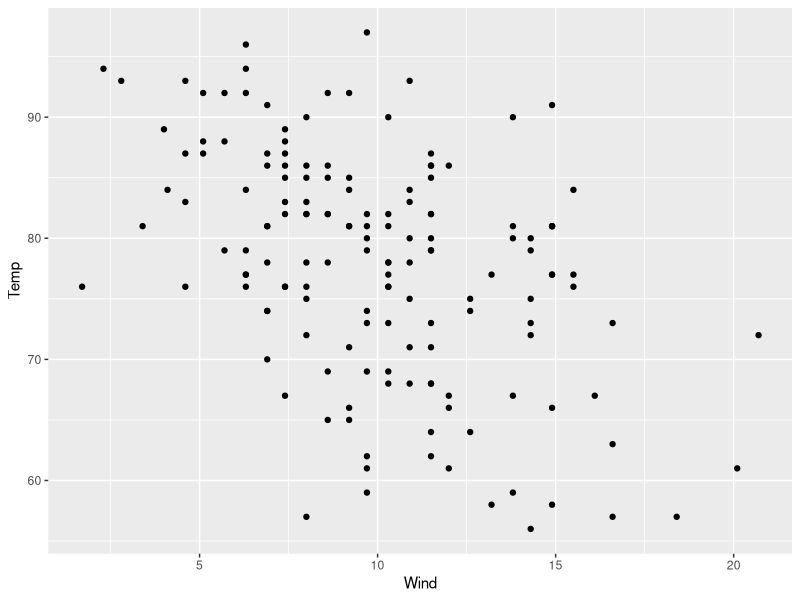
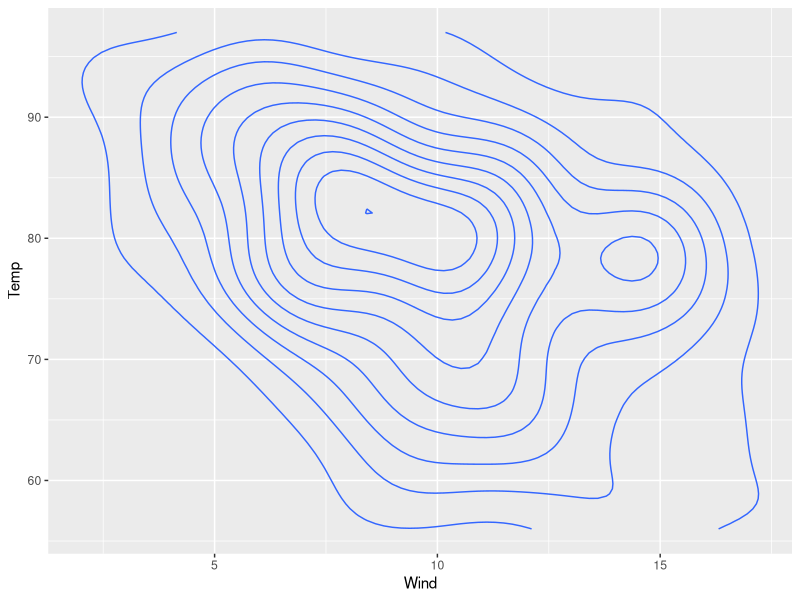
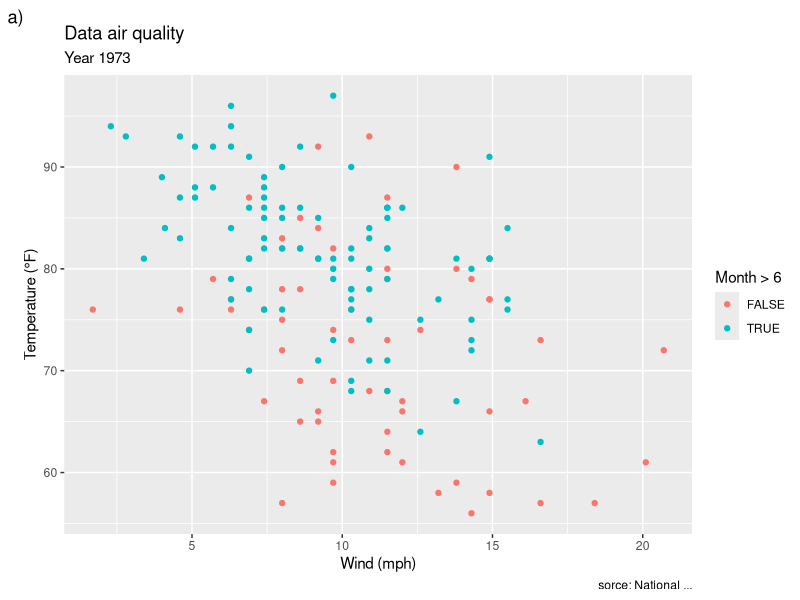
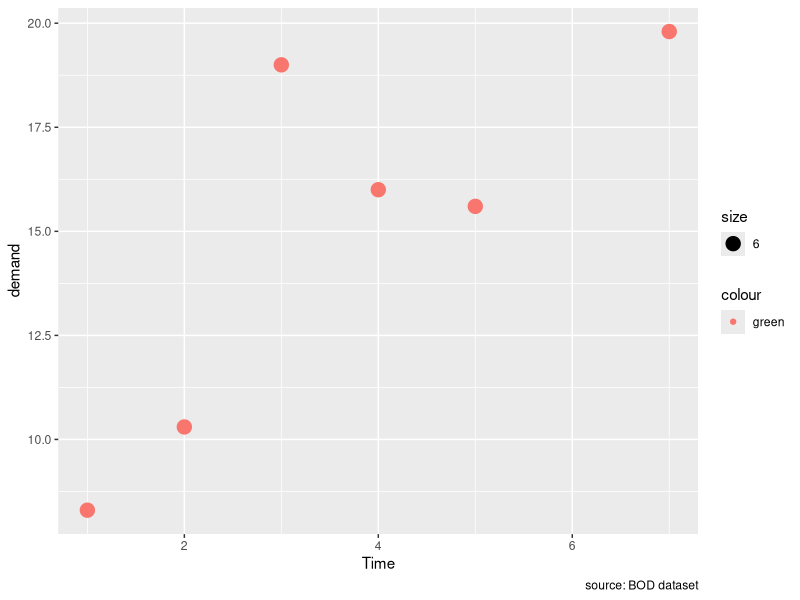
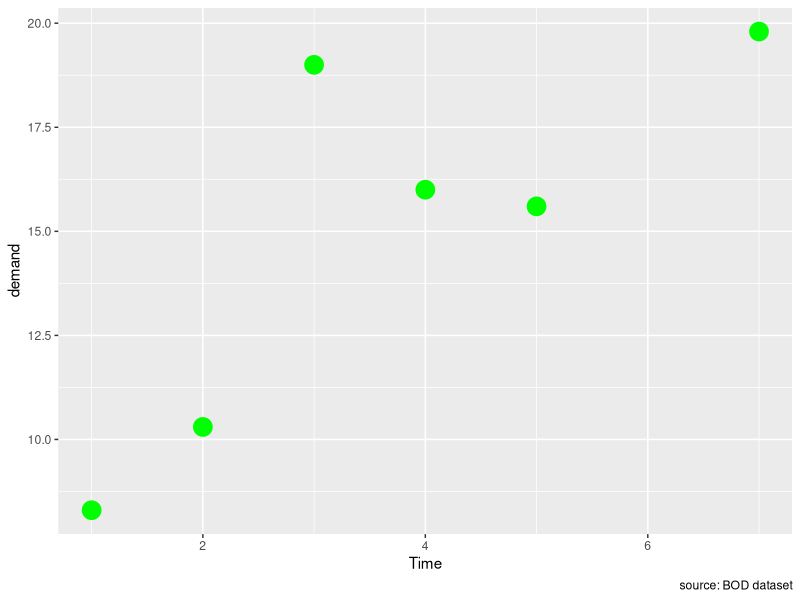
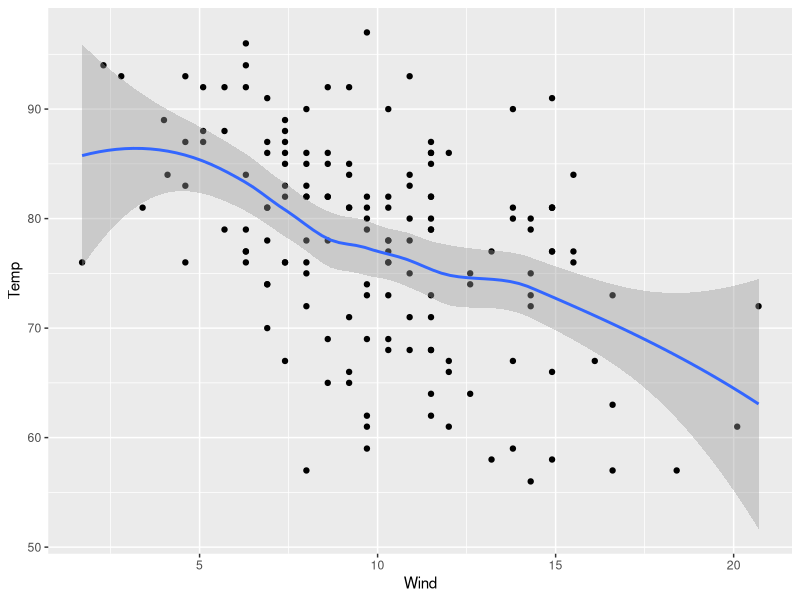
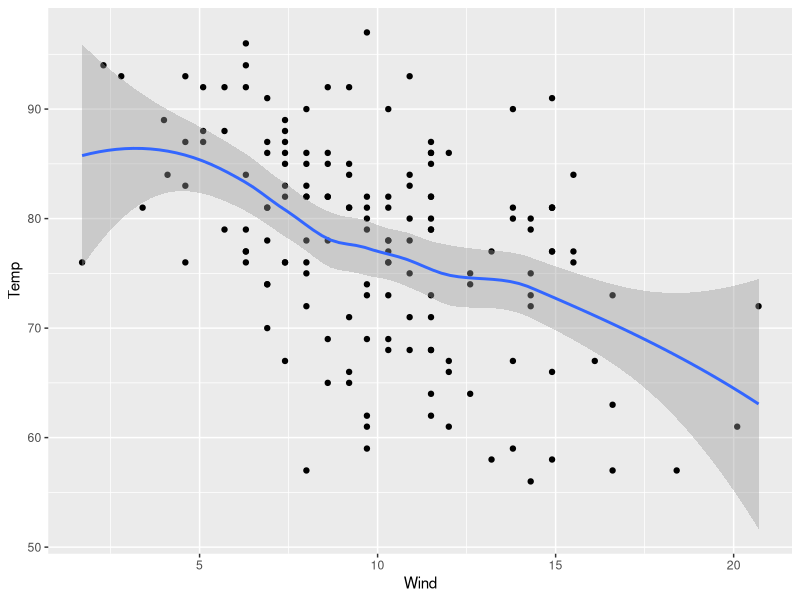
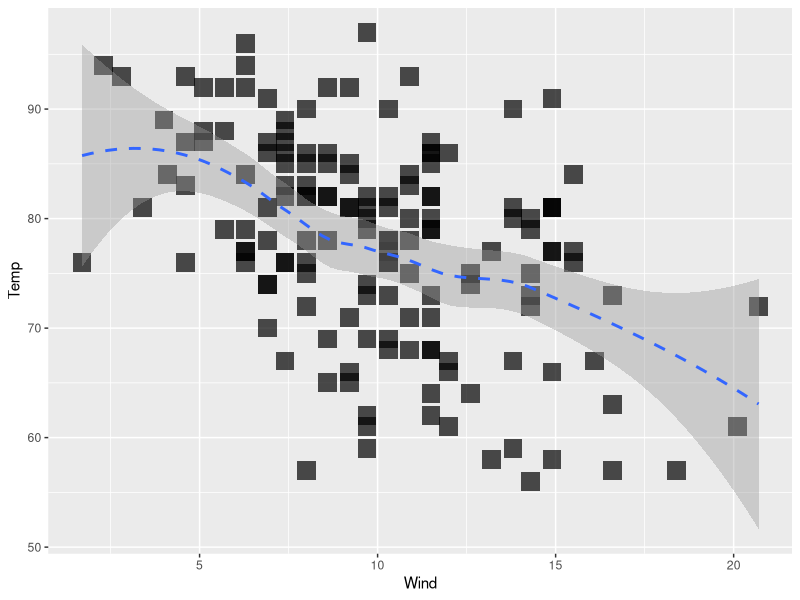

Write the R code that produced these figures, in order. (Note: this script raises an error after producing the figures.)
## ---- chunk 1
knitr::opts_chunk$set(echo = TRUE)
## ---- chunk 2
library(tidyverse)
data("airquality")
airq <- as_tibble(airquality)
## ---- chunk 3
ggplot(data = airq, # data
       mapping = aes(x=Wind, y=Temp))+ # aesthetic mappings
  geom_point() # layer
## ---- chunk 4
ggplot(data = airq,
       mapping = aes(x=Wind, y=Temp))+ # copy+paste
  geom_density2d() # different layer
## ---- chunk 5
ggplot(data = airq,
       mapping = aes(x=Wind, y=Temp))+
  geom_point(aes(color=Month>6))+
  labs(title = 'Data air quality', # add a new layer always with +
       subtitle = 'Year 1973',
       x='Wind (mph)', y='Temperature (°F)',
       tag='a)', caption = 'sorce: National ...')
## ---- chunk 6
BOD
ggplot(BOD,aes(x=Time,y=demand))+
  geom_point(aes(col='green',size=6))+ # inside aes()
  labs(caption = 'source: BOD dataset')
## ---- chunk 7
ggplot(BOD,aes(x=Time,y=demand))+
  geom_point(col='green',size=6)+ # outside aes()
  labs(caption = 'source: BOD dataset')
## ---- chunk 8
ggplot(data = airq,
       mapping = aes(x=Wind, y=Temp))+
  geom_point()+
  geom_smooth() # loess curve
## ---- chunk 9
ggplot(data = airq,
       mapping = aes(x=Wind, y=Temp))+
  geom_point()+
  geom_smooth() # loess curve
## ---- chunk 10
ggplot(data = airq,
       mapping = aes(x=Wind, y=Temp))+
  geom_point(size=6, shape='square', alpha=0.7)+
  geom_smooth(linetype='dashed') # loess curve
## ---- chunk 11
ggplot(data = airq,
       mapping = aes(x=Wind, y=Temp))+
  geom_smooth(linetype='dashed')+ # loess curve
  geom_point(size=6, shape='square', alpha=0.7)
## ---- chunk 12
ggplot(data = airq,
       mapping = aes(x=Wind, y=Temp))+
  geom_smooth(method='lm', col='white',
                linetype='dashed')+ # loess curve
  geom_point(size=6, shape='square', alpha=0.7)
## ---- chunk 13
ggplot(data=BOD,
       mapping = aes(x=Time,y=demand))+
  geom_col(fill=as.factor(BOD$Time))
## ---- chunk 14
ggplot(data=BOD,
       mapping = aes(x=Time,y=demand))+
  geom_col(aes(fill=Time))+
  geom_text(aes(label=demand),
            col='white',
            nudge_y = -0.7)
## ---- chunk 15
ggplot(data=BOD,
       mapping = aes(x=Time,y=demand))+
  geom_col(aes(fill=Time))+
  geom_text(aes(label=demand),
            col='white',
            nudge_y = -1.7)+
  coord_polar()
## ---- chunk 16
ggplot(airq)+
  geom_point(aes(x=Temp, y=Wind, color=Temp))
## ---- chunk 17
ggplot(airq)+
  geom_point(aes(x=Temp, y=Wind, color=Temp))+
  scale_color_gradient(low = 'blue',
                       high = 'red',
                       name = '°F')
## ---- chunk 18
ggplot(airq)+
  geom_point(aes(x=Temp, y=Wind, color=Temp))+
  scale_color_gradient(low = 'blue',
                       high = 'red',
                       name = '°F')+
  scale_x_continuous(breaks = c(60,80,95))+
  scale_y_continuous(trans= 'log10')
## ---- chunk 19
data("storms")
ggplot(storms, mapping = aes(x=pressure, y=wind))+
  geom_point(aes(size=category, color=category, shape=status),
             alpha=0.5)
## ---- chunk 20
RColorBrewer::display.brewer.all()
## ---- chunk 21
library(RColorBrewer)
data("storms")
ggplot(storms, mapping = aes(x=pressure, y=wind))+
  geom_point(aes(size=category, color=category, shape=status),
             alpha=0.5)+
  scale_color_brewer(palette = 'BuPu')
## ---- chunk 22
ggplot(airq, aes(x=Temp, y=Wind))+
  geom_point(size=5, col='yellowgreen')+
  geom_point()+
  labs(title='Air quality')+
  theme_linedraw(base_size = 18,
                 base_family = 'Times New Roman')
## ---- chunk 23
# install.packages('ggtheme')
ggplot(airq, aes(x=Temp, y=Wind))+
  geom_point(size=5, col='white')+
  geom_point()+
  labs(title='Air quality')+
  ggthemes::theme_economist(base_size = 14)
## ---- chunk 24
ggplot(airq, aes(x=Temp, y=Wind))+
  geom_point(size=5, col='white')+
  geom_point()+
  facet_wrap(~Month)
## ---- chunk 25
storms %>% 
  filter(month>6,month<10) %>% 
  ggplot(aes(x=wind, y=pressure))+
  geom_point(aes(col=pressure))+
  facet_grid(month~status)
